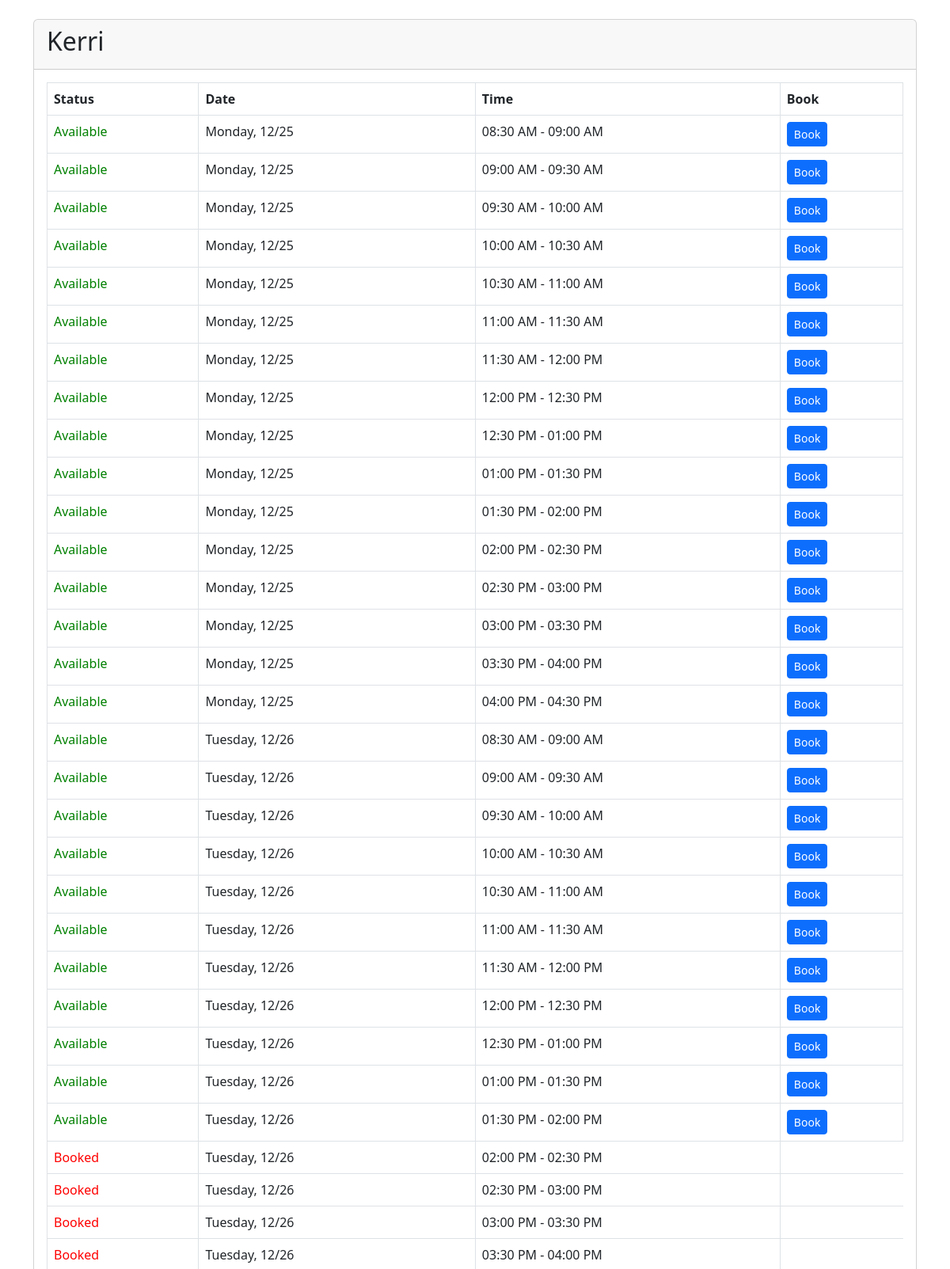
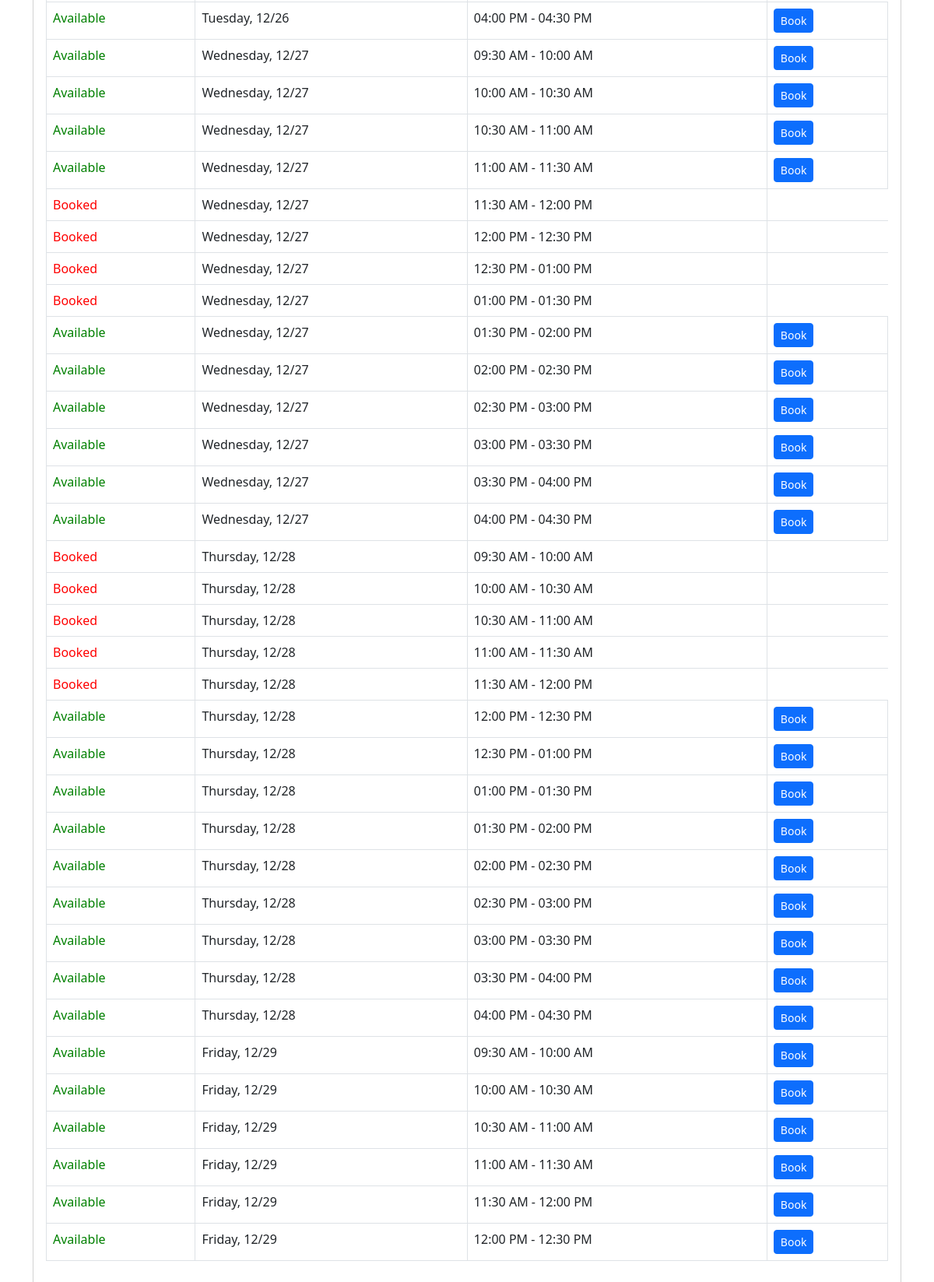
Page /book_expanded.php?slotStart=2023-12-25&slotEnd=2023-12-29&stylist=Kerri on the committed database (2 pictures, top to bottom).
### tables this page shows
CREATE TABLE `Appointment` (
  `AppointmentID` int(11) NOT NULL,
  `StaffID` int(11) DEFAULT NULL,
  `AppointmentDate` date DEFAULT NULL,
  `StartTime` time DEFAULT NULL,
  `EndTime` time DEFAULT NULL,
  `ClientID` int(11) NOT NULL
);

### book_expanded.php (the view, shortened to what this page needs)
<!DOCTYPE html>
<html lang="en">
<head>
    <link href="https://cdn.jsdelivr.net/npm/bootstrap@5.3.0/dist/css/bootstrap.min.css" rel="stylesheet">
</head>
<body>
<div class="container">
    <?php
    $color = "green";
    $stylistName = $_GET["stylist"];
    $disabled = "";
    echo "<div class='card mt-4'>";
    echo "<div class='card-header'><h2>$stylistName</h2></div>";
    echo "<div class='card-body'>";
    require_once("global.php");
    $startDate = $_GET["slotStart"];
    $endDate = $_GET["slotEnd"];
    $stylistName = $_GET["stylist"];
    $timeSlots = [];
    for ($day = strtotime($startDate); $day <= strtotime($endDate); $day = strtotime('+1 day', $day)) {
        $currentDate = date('Y-m-d', $day);
        $queryAvailability = "SELECT StartTime, EndTime FROM Availability
                              WHERE StaffID IN (SELECT StaffID FROM Staff WHERE FirstName = '$stylistName')
                              AND DayOfWeek = DAYNAME('$currentDate')";
        $availabilityResult = $connection->query($queryAvailability);
        if ($availabilityResult->num_rows > 0) {
            $availabilityData = $availabilityResult->fetch_assoc();
            $startAvailability = strtotime($currentDate . ' ' . $availabilityData['StartTime']);
            $endAvailability = strtotime($currentDate . ' ' . $availabilityData['EndTime']);
            while ($startAvailability < $endAvailability) {
                $timeSlots[$currentDate][] = date('H:i', $startAvailability);
                $startAvailability = strtotime('30 minutes', $startAvailability);
            }
        }
    }
    $queryAppointments = "SELECT AppointmentDate, StartTime, EndTime FROM Appointment
                          WHERE AppointmentDate BETWEEN '$startDate' AND '$endDate'
                          AND StaffID IN (SELECT StaffID FROM Staff WHERE FirstName = '$stylistName')";
    $appointmentsResult = $connection->query($queryAppointments);
    $bookedAppointments = [];
    if ($appointmentsResult->num_rows > 0) {
        while ($row = $appointmentsResult->fetch_assoc()) {
            $bookedDate = $row['AppointmentDate'];
            $startTime = $row['StartTime'];
            $endTime = $row['EndTime'];
            $bookedAppointments[$bookedDate][] = ['start' => $startTime, 'end' => $endTime];
        }
    }
    echo '<table class="table table-bordered">';
    echo '<thead class="thead-dark"><tr><th>Status</th><th>Date</th><th>Time</th><th>Book</th></tr></thead>';
    echo '<tbody>';
foreach ($timeSlots as $date => $slots) {
    foreach ($slots as $slot) {
        $status = 'Available';
        $endTime = date('h:i A', strtotime('+30 minutes', strtotime($slot)));
        $dateFormatted = date("l, m/d", strtotime($date));
        echo "<tr>";
        if (isset($bookedAppointments[$date])) {
            foreach ($bookedAppointments[$date] as $bookedSlot) {
                if ($slot >= $bookedSlot['start'] && $slot < $bookedSlot['end']) {
                    $status = 'Booked';
                    $disabled = "disabled";
                    $color = "red";
                    break;
                } else {
                    $color = "green";
                }
            }
        }
		echo "<td style='color: $color'>$status</td>";
        echo "<td>$dateFormatted</td>";
        $startPrint = date('h:i A', strtotime('-30 minutes', strtotime($slot)));
        $endPrint = date('h:i A', strtotime('-30 minutes', strtotime($endTime)));
        echo "<td>$startPrint - $endPrint</td>";
        if($status != "Booked"){
        	echo "<td><a href='external_api.php' class='btn btn-sm btn-primary' $disabled>Book</a></td>";
        }
        echo "</tr>";
    }
}
    echo '</tbody></table></div></div>';
    ?>
</div>
</body>
</html>

### rows in the picture
appointment: status "Booked"
appointment: status "Booked"
appointment: status "Booked"

### other values in the picture
$stylistName "Kerri"
$status "Available"
$dateFormatted "Monday, 12/25"
$startPrint "08:30 AM"
$endPrint "09:00 AM"
$startPrint "09:00 AM"
$endPrint "09:30 AM"
$startPrint "09:30 AM"
$endPrint "10:00 AM"
$startPrint "10:00 AM"
$endPrint "10:30 AM"
$startPrint "10:30 AM"
$endPrint "11:00 AM"
$startPrint "11:00 AM"
$endPrint "11:30 AM"
